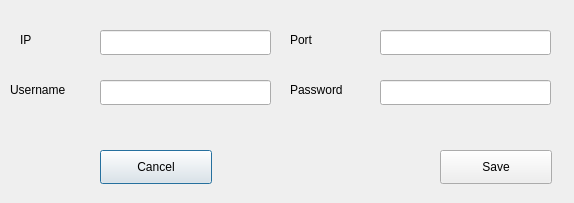
<?xml version="1.0" encoding="UTF-8"?>
<ui version="4.0">
 <class>Form</class>
 <widget class="QDialog" name="Form">
  <property name="geometry">
   <rect>
    <x>0</x>
    <y>0</y>
    <width>574</width>
    <height>203</height>
   </rect>
  </property>
  <property name="windowTitle">
   <string>Connection Settings</string>
  </property>
  <widget class="QPushButton" name="cancel_btn">
   <property name="geometry">
    <rect>
     <x>100</x>
     <y>150</y>
     <width>112</width>
     <height>34</height>
    </rect>
   </property>
   <property name="text">
    <string>Cancel</string>
   </property>
  </widget>
  <widget class="QPushButton" name="save_btn">
   <property name="geometry">
    <rect>
     <x>440</x>
     <y>150</y>
     <width>112</width>
     <height>34</height>
    </rect>
   </property>
   <property name="text">
    <string>Save</string>
   </property>
  </widget>
  <widget class="QLineEdit" name="ip_txt">
   <property name="geometry">
    <rect>
     <x>100</x>
     <y>30</y>
     <width>171</width>
     <height>25</height>
    </rect>
   </property>
  </widget>
  <widget class="QLineEdit" name="port_txt">
   <property name="geometry">
    <rect>
     <x>380</x>
     <y>30</y>
     <width>171</width>
     <height>25</height>
    </rect>
   </property>
  </widget>
  <widget class="QLineEdit" name="username_txt">
   <property name="geometry">
    <rect>
     <x>100</x>
     <y>80</y>
     <width>171</width>
     <height>25</height>
    </rect>
   </property>
  </widget>
  <widget class="QLineEdit" name="password_txt">
   <property name="geometry">
    <rect>
     <x>380</x>
     <y>80</y>
     <width>171</width>
     <height>25</height>
    </rect>
   </property>
   <property name="inputMask">
    <string/>
   </property>
   <property name="echoMode">
    <enum>QLineEdit::Password</enum>
   </property>
  </widget>
  <widget class="QLabel" name="label">
   <property name="geometry">
    <rect>
     <x>20</x>
     <y>30</y>
     <width>68</width>
     <height>19</height>
    </rect>
   </property>
   <property name="text">
    <string>IP</string>
   </property>
  </widget>
  <widget class="QLabel" name="label_2">
   <property name="geometry">
    <rect>
     <x>290</x>
     <y>30</y>
     <width>68</width>
     <height>19</height>
    </rect>
   </property>
   <property name="text">
    <string>Port</string>
   </property>
  </widget>
  <widget class="QLabel" name="label_3">
   <property name="geometry">
    <rect>
     <x>10</x>
     <y>80</y>
     <width>81</width>
     <height>19</height>
    </rect>
   </property>
   <property name="text">
    <string>Username</string>
   </property>
  </widget>
  <widget class="QLabel" name="label_4">
   <property name="geometry">
    <rect>
     <x>290</x>
     <y>80</y>
     <width>68</width>
     <height>19</height>
    </rect>
   </property>
   <property name="text">
    <string>Password</string>
   </property>
  </widget>
 </widget>
 <resources/>
 <connections/>
</ui>
